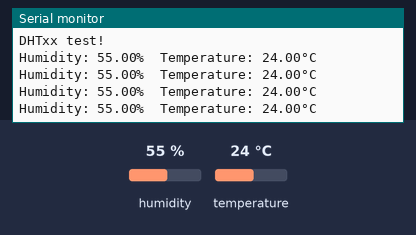
A sketch run on a simulated Arduino Uno, built with avr-gcc and run on an emulated ATmega328P. Shown: the last lines printed to the serial monitor. The inputs (shaded band) are chosen by the test bench; at power-on: humidity 55 %, temperature 24 °C.

Above: at 4.8 s.
4.9 s: humidity set to 22 %
At 7.8 s:
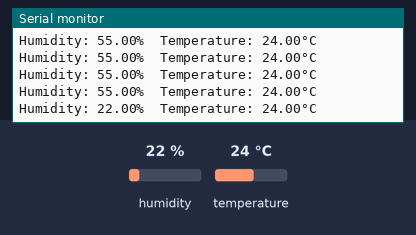
8.9 s: temperature set to 12 °C
At 9.5 s:
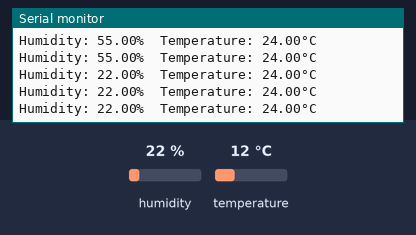
12.9 s: humidity set to 40 %
At 13.8 s:
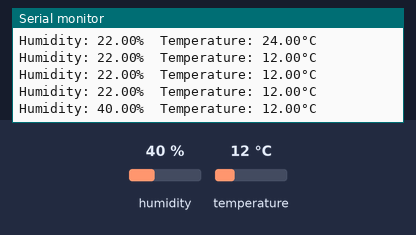
Timing chart, 0 to 15.9 s (numbered marks = the images above; inputs shaded):
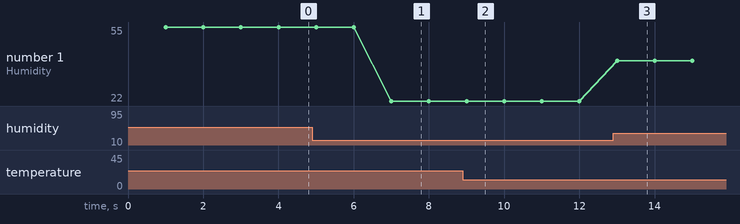

Measured:
- after the input at 4.9 s, the serial monitor: prints a new line after 2.1 s (image 1)
- after the input at 12.9 s, the serial monitor: prints a new line after 0.11 s (image 3)
- plotted number 1: 55 → 22 after the input at 4.9 s, 22 → 40 after the input at 12.9 s

The sketch:

lab8_2AR.ino
```cpp
// Example testing sketch for various DHT humidity/temperature sensors
// Written by ladyada, public domain

// REQUIRES the following Arduino libraries:
// - DHT Sensor Library: https://github.com/adafruit/DHT-sensor-library
// - Adafruit Unified Sensor Lib: https://github.com/adafruit/Adafruit_Sensor

#include "DHT.h"
#include <SoftwareSerial.h>

#define DHTPIN 2     // Digital pin connected to the DHT sensor
// Feather HUZZAH ESP8266 note: use pins 3, 4, 5, 12, 13 or 14 --
// Pin 15 can work but DHT must be disconnected during program upload.

// Uncomment whatever type you're using!
//#define DHTTYPE DHT11   // DHT 11
#define DHTTYPE DHT22   // DHT 22  (AM2302), AM2321
//#define DHTTYPE DHT21   // DHT 21 (AM2301)

// Connect pin 1 (on the left) of the sensor to +5V
// NOTE: If using a board with 3.3V logic like an Arduino Due connect pin 1
// to 3.3V instead of 5V!
// Connect pin 2 of the sensor to whatever your DHTPIN is
// Connect pin 4 (on the right) of the sensor to GROUND
// Connect a 10K resistor from pin 2 (data) to pin 1 (power) of the sensor

// Initialize DHT sensor.
// Note that older versions of this library took an optional third parameter to
// tweak the timings for faster processors.  This parameter is no longer needed
// as the current DHT reading algorithm adjusts itself to work on faster procs.
DHT dht(DHTPIN, DHTTYPE);
SoftwareSerial Ar(9,10);
unsigned long presentRead;
unsigned long prevoiusRead = 0;
void setup() {
  Serial.begin(115200);
  Ar.begin(9600);
  Serial.println(F("DHTxx test!"));

  dht.begin();
}

void loop() {
  // Wait a few seconds between measurements.
  presentRead=millis();
  if (presentRead - prevoiusRead >= 1000) {

  // Reading temperature or humidity takes about 250 milliseconds!
  // Sensor readings may also be up to 2 seconds 'old' (its a very slow sensor)
  float h = dht.readHumidity();
  // Read temperature as Celsius (the default)
  float t = dht.readTemperature();

  // Check if any reads failed and exit early (to try again).
  if (isnan(h) || isnan(t) ) {
    Serial.println(F("Failed to read from DHT sensor!"));
    return;
  }

  Serial.print(F("Humidity: "));
  Serial.print(h);
  Serial.print(F("%  Temperature: "));
  Serial.print(t);
  Serial.println(F("°C "));

  Ar.print(String(h) + " " + String(t) + '\n');
  prevoiusRead=presentRead;
  }
}
```
